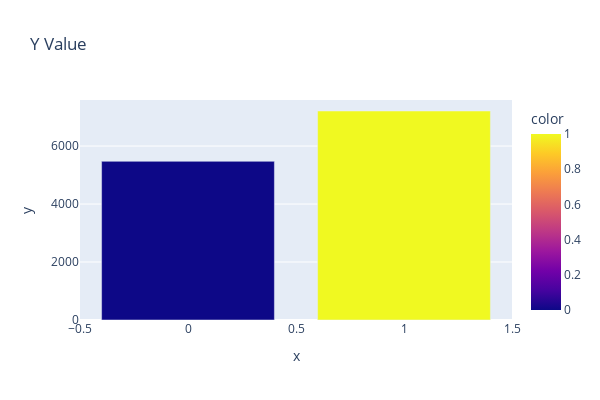

Here is the notebook cell this chart was saved with:
### Markdown cell above
Plot to chcek if there are any missing values

### Code cell
y_axis = data['Y'].value_counts()

plex.bar(x=y_axis.index, y=y_axis, title='Y Value', width=600, height=400, color=y_axis.index)

### Figure 1 — Plotly figure (JSON) as saved in the notebook; plotly's stock layout.template omitted (floating-point values rounded to 4 significant figures)
{"data": [{"alignmentgroup": "True", "hovertemplate": "x=%{x}<br>y=%{y}<br>color=%{marker.color}<extra></extra>", "legendgroup": "", "marker": {"color": [1, 0], "coloraxis": "coloraxis", "pattern": {"shape": ""}}, "name": "", "offsetgroup": "", "orientation": "v", "showlegend": false, "textposition": "auto", "type": "bar", "x": [1, 0], "xaxis": "x", "y": [7210, 5474], "yaxis": "y"}], "layout": {"barmode": "relative", "coloraxis": {"colorbar": {"title": {"text": "color"}}, "colorscale": [[0, "#0d0887"], [0.1111, "#46039f"], [0.2222, "#7201a8"], [0.3333, "#9c179e"], [0.4444, "#bd3786"], [0.5556, "#d8576b"], [0.6667, "#ed7953"], [0.7778, "#fb9f3a"], [0.8889, "#fdca26"], [1, "#f0f921"]]}, "height": 400, "legend": {"tracegroupgap": 0}, "title": {"text": "Y Value"}, "width": 600, "xaxis": {"anchor": "y", "domain": [0, 1], "title": {"text": "x"}}, "yaxis": {"anchor": "x", "domain": [0, 1], "title": {"text": "y"}}}}
